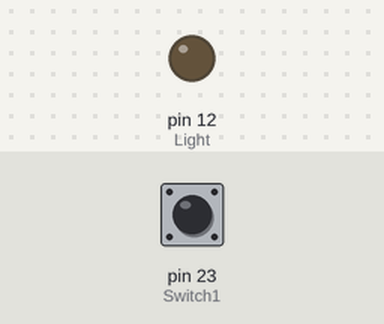
A sketch run on a simulated Arduino Mega 2560, built with avr-gcc and run on an emulated ATmega2560. On the bench: output pins drawn as LEDs (lit = HIGH). The inputs (shaded band) are chosen by the test bench; at power-on: pin 23 (Switch1) LOW.

Above: at 1.2 s.
1.3 s: pin 23 (Switch1) pulled HIGH for 0.15 s
At 1.37 s:
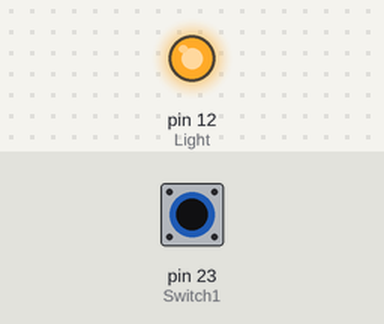
2.9 s: pin 23 (Switch1) pulled HIGH for 3.2 s
At 6.7 s:
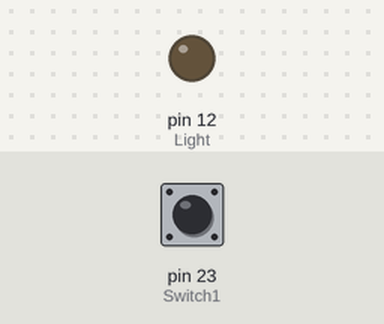
Timing chart, 0 to 8.2 s (numbered marks = the images above; inputs shaded):
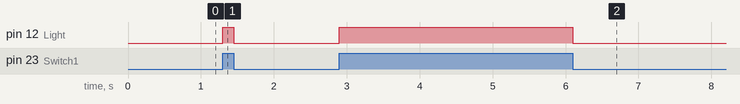

The sketch:

Day3.ino
```cpp
int Light = 12 ;
int Switch1 = 23;
void setup() {
  // put your setup code here, to run once:
pinMode(Light,OUTPUT);
pinMode(Switch1, INPUT);


}

void loop() {
  // put your main code here, to run repeatedly:
 //now within loop() we'll take actions based on the status of the input switch

//this is a conditional test...

  if (digitalRead(Switch1) == HIGH){
  digitalWrite(Light, HIGH);
 }
 else {
  digitalWrite(Light, LOW); // turn Light OFF
 }
}
```

Measured:
- after the input at 1.3 s, pin 12 (Light): LOW → HIGH at once, → LOW 0.15 s later
- after the input at 2.9 s, pin 12 (Light): LOW → HIGH at once, → LOW 3.2 s later
